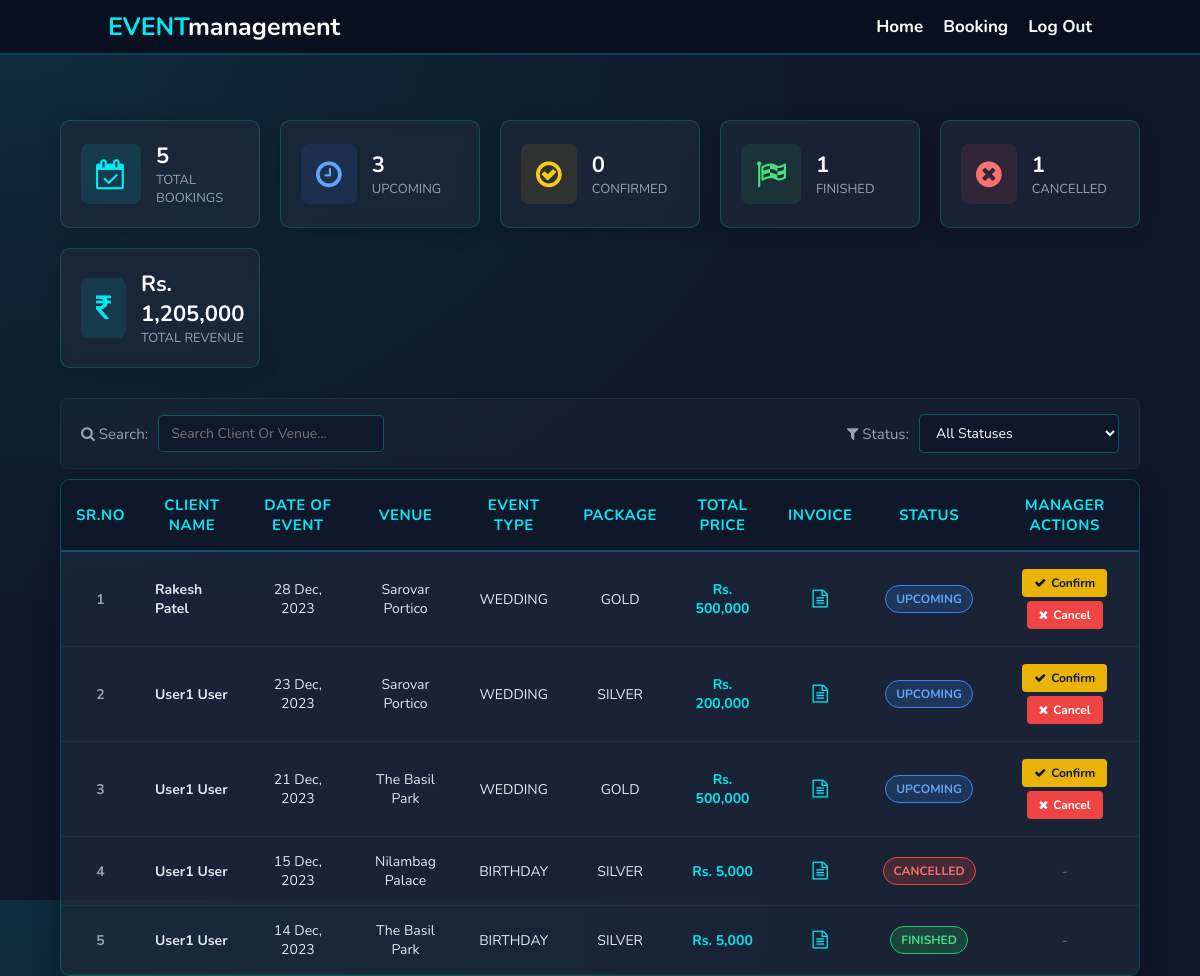
Page /adminpanel/adminBooking.php on the committed database.
### tables this page shows
CREATE TABLE `tbl_booking` (
  `b_id` int(4) NOT NULL,
  `b_uid` int(4) NOT NULL,
  `b_type` varchar(20) NOT NULL,
  `b_package` varchar(20) NOT NULL,
  `b_date` date NOT NULL,
  `b_venue` varchar(50) NOT NULL,
  `b_price` double NOT NULL,
  `b_msg` varchar(500) NOT NULL,
  `b_state` varchar(10) NOT NULL
);

CREATE TABLE `tbl_user` (
  `First_Name` char(15) NOT NULL,
  `Last_Name` char(15) NOT NULL,
  `Email_ID` varchar(50) NOT NULL,
  `MobileNo` char(10) NOT NULL,
  `PWD` varchar(15) NOT NULL,
  `ID` int(4) NOT NULL
);

### adminpanel/adminBooking.php (the view, shortened to what this page needs)
<?php
    $servername = "localhost";
    $username = "root";
    $password = "";
    $dbname = "event_mgt";
?>
<!DOCTYPE html>
<html lang="en">
<head>
    <link rel="stylesheet" href="https://cdnjs.cloudflare.com/ajax/libs/font-awesome/4.7.0/css/font-awesome.min.css">
    <link rel="stylesheet" href="admin.css">
</head>
<body>
    <header class="header">
        <a href="admin.php" class="main"><span>EVENT</span>management</a>
        <nav class="navbar" style="display: flex; align-items: center;">
            <div style="margin-bottom: 10px; display: flex;">
                <a href="admin.php" id="homeLink" class="nav-link">Home</a>
                <a href="adminBooking.php" id="serviceLink" class="nav-link active">Booking</a>
                <a href="../login/login.php" id="aboutusLink" class="nav-link">Log Out</a>
            </div>
        </nav>
    </header>
    <?php
        $conn = new mysqli($servername, $username, $password, $dbname);
        $statSql = "SELECT
                        COUNT(*) as total,
                        SUM(CASE WHEN b_state='Upcoming' THEN 1 ELSE 0 END) as upcoming,
                        SUM(CASE WHEN b_state='Confirmed' THEN 1 ELSE 0 END) as confirmed,
                        SUM(CASE WHEN b_state='Finished' THEN 1 ELSE 0 END) as finished,
                        SUM(CASE WHEN b_state='Cancelled' THEN 1 ELSE 0 END) as cancelled,
                        SUM(CASE WHEN b_state != 'Cancelled' THEN b_price ELSE 0 END) as earnings
                    FROM tbl_booking";
        $statResult = $conn->query($statSql);
        $stats = $statResult->fetch_assoc();
    ?>
    <div class="stats-grid">
        <div class="stat-card">
            <i class="fa fa-calendar-check-o"></i>
            <div class="stat-info">
                <span class="value"><?php echo number_format($stats['total']); ?></span>
                <span class="label">Total Bookings</span>
            </div>
        </div>
        <div class="stat-card">
            <i class="fa fa-clock-o" style="color: #60a5fa; background: rgba(59, 130, 246, 0.1);"></i>
            <div class="stat-info">
                <span class="value"><?php echo number_format($stats['upcoming']); ?></span>
                <span class="label">Upcoming</span>
            </div>
        </div>
        <div class="stat-card">
            <i class="fa fa-check-circle-o" style="color: #facc15; background: rgba(234, 179, 8, 0.1);"></i>
            <div class="stat-info">
                <span class="value"><?php echo number_format($stats['confirmed']); ?></span>
                <span class="label">Confirmed</span>
            </div>
        </div>
        <div class="stat-card">
            <i class="fa fa-flag-checkered" style="color: #4ade80; background: rgba(34, 197, 94, 0.1);"></i>
            <div class="stat-info">
                <span class="value"><?php echo number_format($stats['finished']); ?></span>
                <span class="label">Finished</span>
            </div>
        </div>
        <div class="stat-card">
            <i class="fa fa-times-circle" style="color: #f87171; background: rgba(239, 68, 68, 0.1);"></i>
            <div class="stat-info">
                <span class="value"><?php echo number_format($stats['cancelled']); ?></span>
                <span class="label">Cancelled</span>
            </div>
        </div>
        <div class="stat-card">
            <i class="fa fa-inr" style="color: #03e9f4; background: rgba(3, 233, 244, 0.1);"></i>
            <div class="stat-info">
                <span class="value">Rs. <?php echo number_format($stats['earnings']); ?></span>
                <span class="label">Total Revenue</span>
            </div>
        </div>
    </div>
    <div class="filters-container">
        <div class="filter-group">
            <label for="search-name"><i class="fa fa-search"></i> Search:</label>
            <input type="text" id="search-name" class="filter-input" placeholder="Search Client or Venue..." onkeyup="filterBookings()">
        </div>
        <div class="filter-group">
            <label for="filter-status"><i class="fa fa-filter"></i> Status:</label>
            <select id="filter-status" class="filter-input" onchange="filterBookings()">
                <option value="All">All Statuses</option>
            </select>
        </div>
    </div>
    <div class="bookings-table-wrapper">
        <table class="booking-table">
            <thead>
                <tr>
                    <th>sr.no</th>
                    <th>Client Name</th>
                    <th>Date of Event</th>
                    <th>Venue</th>
                    <th>Event Type</th>
                    <th>Package</th>
                    <th>Total Price</th>
                    <th>Invoice</th>
                    <th>Status</th>
                    <th>Manager Actions</th>
                </tr>
            </thead>
            <tbody id="bookings-table-body">
                <?php
                $sql = "SELECT b.*, u.First_Name, u.Last_Name
                        FROM tbl_booking b
                        JOIN tbl_user u ON b.b_uid = u.id
                        ORDER BY b.b_date DESC";
                $result = $conn->query($sql);
                if ($result->num_rows > 0) {
                    $count = 1;
                    while ($row = $result->fetch_assoc()) {
                        $badgeClass = 'badge-upcoming';
                        if ($row["b_state"] == 'Finished') {
                            $badgeClass = 'badge-finished';
                        } elseif ($row["b_state"] == 'Cancelled') {
                            $badgeClass = 'badge-cancelled';
                        } elseif ($row["b_state"] == 'Confirmed') {
                            $badgeClass = 'badge-confirmed';
                        }
                        $clientName = htmlspecialchars($row["First_Name"] . " " . $row["Last_Name"]);
                        $venue = htmlspecialchars($row["b_venue"]);
                        $status = htmlspecialchars($row["b_state"]);
                        echo "<tr data-name='$clientName' data-venue='$venue' data-status='$status'>";
                        echo "<td style='font-weight: bold; color: #94a3b8;'>" . $count . "</td>";
                        echo "<td style='font-weight: bold; text-align: left;'>" . $clientName . "</td>";
                        echo "<td>" . date("d M, Y", strtotime($row["b_date"])) . "</td>";
                        echo "<td style='text-transform: capitalize;'>" . $venue . "</td>";
                        echo "<td>" . htmlspecialchars($row["b_type"]) . "</td>";
                        echo "<td>" . htmlspecialchars($row["b_package"]) . "</td>";
                        echo "<td style='font-weight: bold; color: #03e9f4;'>Rs. " . number_format($row["b_price"]) . "</td>";
                        echo "<td>";
                        echo "<a href='../login/invoice.php?b_id=" . $row["b_id"] . "' target='_blank' class='view-invoice-btn'><i class='fa fa-file-text-o'></i></a>";
                        echo "</td>";
                        echo "<td><span class='badge $badgeClass'>" . $status . "</span></td>";
                        echo "<td>";
                        if ($row["b_state"] == 'Upcoming') {
                            echo "<button class='btn-action btn-confirm' onclick='updateStatus(" . $row["b_id"] . ", \"Confirmed\")'><i class='fa fa-check'></i> Confirm</button>";
                            echo "<button class='btn-action btn-cancel' onclick='updateStatus(" . $row["b_id"] . ", \"Cancelled\")'><i class='fa fa-close'></i> Cancel</button>";
                        } elseif ($row["b_state"] == 'Confirmed') {
                            echo "<button class='btn-action btn-finish' onclick='updateStatus(" . $row["b_id"] . ", \"Finished\")'><i class='fa fa-flag'></i> Finish</button>";
                            echo "<button class='btn-action btn-cancel' onclick='updateStatus(" . $row["b_id"] . ", \"Cancelled\")'><i class='fa fa-close'></i> Cancel</button>";
                        } else {
                            echo "<span style='color: #64748b;'>-</span>";
                        }
                        echo "</td>";
                        echo "</tr>";
                        $count++;
                    }
                } else {
                    echo "<tr><td colspan='10'>No event bookings recorded in the system.</td></tr>";
                }
                ?>
            </tbody>
        </table>
    </div>
</body>
</html>

### adminpanel/admin.css (style rules this page uses)
:root { --main-color:#03e9f4; }
* { font-family: 'Nunito', sans-serif; margin: 0; padding: 0; box-sizing: none; border:none; text-decoration: none; text-transform: capitalize; transition: .2s linear; }
html { font-size: 62.5%; overflow-x: hidden; scroll-padding-top: 7rem; scroll-behavior: smooth; }
body { background: url("../IMAGES/bg.png") fixed center/cover; height: 100vh; }
.header { position: fixed; top: 0; left: 0; right: 0; z-index: 10000; background: rgba(0,0,0,0.5); backdrop-filter: blur(10px); display: flex; justify-content: space-between; padding: 0.5rem 9%; align-items: center; }
.header .main { font-weight: bolder; color: #fff; font-size: 2.5rem;; }
.header .main span { color: var(--main-color); }
.header nav { padding-top: 1rem; }
.header .navbar a { font-size: 1.7rem; color: #fff; font-weight: bold; margin-left: 2rem; }
:root { --color-dark: #151C35; --color-secodary-dark: #464C70; --color-primary: #EE709D; --color-text: #8297E2; --color-light: #EBEBFB; }

### adminpanel/adminBooking.php (style rules this page uses)
body { background: #0f172a !important; background-image: radial-gradient(at 0% 0%, rgba(3, 233, 244, 0.1) 0, transparent 50%) !important; color: #fff; padding-top: 10rem; }
.header { background: rgba(10, 15, 30, 0.95); border-bottom: 2px solid rgba(3, 233, 244, 0.25); position: fixed; top: 0; left: 0; right: 0; z-index: 10000; }
.stats-grid { display: grid; grid-template-columns: repeat(auto-fit, minmax(180px, 1fr)); gap: 2rem; margin: 2rem 5%; }
.stat-card { background: rgba(30, 41, 59, 0.7); backdrop-filter: blur(10px); border: 1px solid rgba(3, 233, 244, 0.2); border-radius: 1rem; padding: 2rem; display: flex; align-items: center; gap: 1.5rem; box-shadow: 0 4px 20px rgba(0, 0, 0, 0.2); }
.stat-card i { font-size: 3rem; color: #03e9f4; background: rgba(3, 233, 244, 0.1); padding: 1.5rem; border-radius: 0.8rem; }
.stat-info { display: flex; flex-direction: column; }
.stat-info .value { font-size: 2.2rem; font-weight: bold; color: #fff; }
.stat-info .label { font-size: 1.3rem; color: #94a3b8; text-transform: uppercase; }
.filters-container { display: flex; flex-wrap: wrap; justify-content: space-between; align-items: center; margin: 3rem 5% 1rem 5%; gap: 1.5rem; background: rgba(30, 41, 59, 0.4); padding: 1.5rem 2rem; border-radius: 0.8rem; border: 1px solid rgba(255, 255, 255, 0.05); }
.filter-group { display: flex; align-items: center; gap: 1rem; }
.filter-group label { font-size: 1.5rem; color: #94a3b8; }
.filter-input { background: rgba(15, 23, 42, 0.8); border: 1px solid rgba(3, 233, 244, 0.3); color: #fff; padding: 0.8rem 1.2rem; border-radius: 0.5rem; font-size: 1.4rem; outline: none; min-width: 200px; }
.bookings-table-wrapper { margin: 0 5% 5rem 5%; overflow-x: auto; box-shadow: 0 10px 30px rgba(0, 0, 0, 0.3); border-radius: 1rem; border: 1px solid rgba(3, 233, 244, 0.25); }
.booking-table { width: 100%; border-collapse: collapse; background: rgba(30, 41, 59, 0.7); }
.booking-table th { background: #0f172a; color: #03e9f4; font-size: 1.5rem; font-weight: bold; padding: 1.5rem; text-transform: uppercase; letter-spacing: 0.5px; border-bottom: 2px solid rgba(3, 233, 244, 0.25); }
.booking-table td { font-size: 1.4rem; padding: 1.5rem; text-align: center; border-bottom: 1px solid rgba(255, 255, 255, 0.05); color: #e2e8f0; }
.badge { padding: 0.5rem 1rem; border-radius: 5rem; font-size: 1.2rem; font-weight: bold; text-transform: uppercase; display: inline-block; }
.badge-upcoming { background: rgba(59, 130, 246, 0.2); color: #60a5fa; border: 1px solid #3b82f6; }
.badge-finished { background: rgba(34, 197, 94, 0.2); color: #4ade80; border: 1px solid #22c55e; }
.badge-cancelled { background: rgba(239, 68, 68, 0.2); color: #f87171; border: 1px solid #ef4444; }
.btn-action { padding: 0.6rem 1.2rem; border-radius: 0.4rem; font-size: 1.2rem; font-weight: bold; cursor: pointer; margin: 0.2rem; border: none; display: inline-flex; align-items: center; gap: 0.5rem; transition: all 0.2s; }
.btn-confirm { background: #eab308; color: #0f172a; }
.btn-cancel { background: #ef4444; color: #fff; }
.view-invoice-btn { color: #03e9f4; font-size: 1.8rem; cursor: pointer; }

### rows in the picture
tbl_booking: tbl_user.First_Name+Last_Name "Rakesh Patel", b_date "28 Dec, 2023", b_venue "Sarovar Portico", b_type "WEDDING", b_package "GOLD", b_price "500,000", b_state "UPCOMING"
tbl_booking: tbl_user.First_Name+Last_Name "User1 User", b_date "23 Dec, 2023", b_venue "Sarovar Portico", b_type "WEDDING", b_package "SILVER", b_price "200,000", b_state "UPCOMING"
tbl_booking: tbl_user.First_Name+Last_Name "User1 User", b_date "21 Dec, 2023", b_venue "The Basil Park", b_type "WEDDING", b_package "GOLD", b_price "500,000", b_state "UPCOMING"
tbl_booking: tbl_user.First_Name+Last_Name "User1 User", b_date "15 Dec, 2023", b_venue "Nilambag Palace", b_type "BIRTHDAY", b_package "SILVER", b_price "5,000", b_state "CANCELLED"
tbl_booking: tbl_user.First_Name+Last_Name "User1 User", b_date "14 Dec, 2023", b_venue "The Basil Park", b_type "BIRTHDAY", b_package "SILVER", b_price "5,000", b_state "FINISHED"

### other values in the picture
$stats['total'] "5"
$stats['upcoming'] "3"
$stats['confirmed'] "0"
$stats['finished'] "1"
$stats['cancelled'] "1"
$stats['earnings'] "1,205,000"
